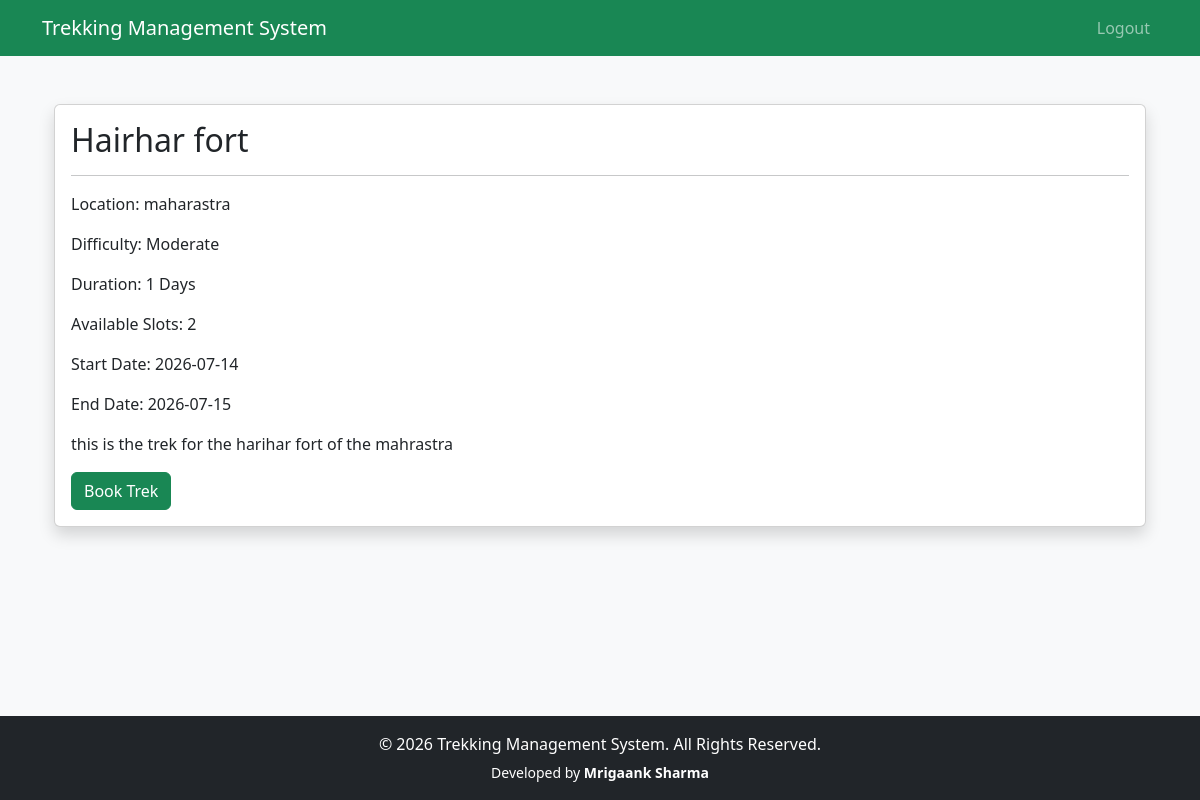
The page /user/treks/1 (signed in) on the database its author committed.
### app/models.py (models this page shows)
class Trek(db.Model):
        __tablename__="treks"
        id=db.Column(db.Integer,primary_key=True)
        name=db.Column(db.String(100),nullable=False)
        location=db.Column(db.String(100),nullable=False)
        difficulty=db.Column(db.String(20),nullable=False)
        duration=db.Column(db.Integer)
        available_slots=db.Column(db.Integer)
        description=db.Column(db.Text)
        status=db.Column(
            db.String(20),
            default="Upcoming"
        )
        start_date=db.Column(db.Date)
        end_date=db.Column(db.Date)
        staff_id=db.Column(
            db.Integer,
            db.ForeignKey("users.id")
        )
        bookings=db.relationship(
            "Booking",
            backref="trek",
            lazy=True
        )
        price = db.Column(db.Float)
        image = db.Column(db.String(255))
        max_altitude = db.Column(db.Integer)
        meeting_point = db.Column(db.String(200))

### app/user/treks.py (the view)
@user_bp.route("/treks/<int:trek_id>")
@login_required
@user_required
def trek_details(trek_id):
    trek = Trek.query.get_or_404(trek_id)
    return render_template(
        "users/trek_details.html",
        trek=trek
    )

### app/extensions.py (called while the page is built)
@login_manager.user_loader
def load_user(user_id):
    return User.query.get(int(user_id))

### app/templates/users/trek_details.html
{% extends 'base.html' %}
{% block content %}
<div class="container mt-4">
    <div class="card shadow">
        <div class="card-body">
            <h2>
                {{ trek.name }}
            </h2>
            <hr>
            <p>
                Location:
                {{ trek.location }}
            </p>
            <p>
                Difficulty:
                {{ trek.difficulty }}
            </p>
            <p>
                Duration:
                {{ trek.duration }} Days
            </p>
            <p>
                Available Slots:
                {{ trek.available_slots }}
            </p>
            <p>
                Start Date:
                {{ trek.start_date }}
            </p>
            <p>
                End Date:
                {{ trek.end_date }}
            </p>
            <p>
                {{ trek.description }}
            </p>
            <a class="btn btn-success" href="{{ url_for('user.book_trek', trek_id=trek.id) }}">
                Book Trek
            </a>
        </div>
    </div>
</div>
{% endblock %}

### rows shown on the page
Trek: name "Hairhar fort", location "maharastra", difficulty "Moderate", duration "1", available_slots "2", start_date "2026-07-14", end_date "2026-07-15", description "this is the trek for the harihar fort of the mahrastra"
